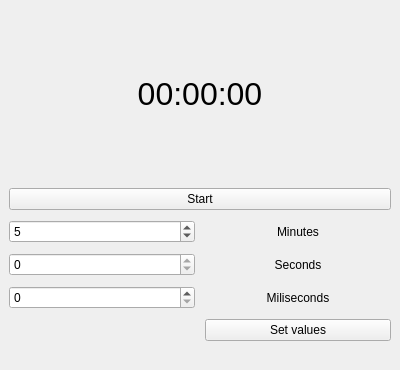
<?xml version="1.0" encoding="UTF-8"?>
<ui version="4.0">
 <class>SimpleTimerQt</class>
 <widget class="QMainWindow" name="SimpleTimerQt">
  <property name="geometry">
   <rect>
    <x>0</x>
    <y>0</y>
    <width>400</width>
    <height>370</height>
   </rect>
  </property>
  <property name="sizePolicy">
   <sizepolicy hsizetype="Fixed" vsizetype="Fixed">
    <horstretch>0</horstretch>
    <verstretch>0</verstretch>
   </sizepolicy>
  </property>
  <property name="minimumSize">
   <size>
    <width>400</width>
    <height>370</height>
   </size>
  </property>
  <property name="maximumSize">
   <size>
    <width>400</width>
    <height>370</height>
   </size>
  </property>
  <property name="baseSize">
   <size>
    <width>400</width>
    <height>370</height>
   </size>
  </property>
  <property name="windowTitle">
   <string>SimpleTimerQt</string>
  </property>
  <property name="animated">
   <bool>false</bool>
  </property>
  <widget class="QWidget" name="centralwidget">
   <property name="sizePolicy">
    <sizepolicy hsizetype="Fixed" vsizetype="Fixed">
     <horstretch>0</horstretch>
     <verstretch>0</verstretch>
    </sizepolicy>
   </property>
   <property name="minimumSize">
    <size>
     <width>400</width>
     <height>350</height>
    </size>
   </property>
   <property name="maximumSize">
    <size>
     <width>400</width>
     <height>350</height>
    </size>
   </property>
   <property name="baseSize">
    <size>
     <width>400</width>
     <height>350</height>
    </size>
   </property>
   <property name="font">
    <font/>
   </property>
   <layout class="QHBoxLayout" name="horizontalLayout">
    <item>
     <layout class="QVBoxLayout" name="verticalLayout" stretch="0,0,0">
      <property name="spacing">
       <number>10</number>
      </property>
      <property name="sizeConstraint">
       <enum>QLayout::SetFixedSize</enum>
      </property>
      <property name="leftMargin">
       <number>0</number>
      </property>
      <property name="topMargin">
       <number>0</number>
      </property>
      <property name="rightMargin">
       <number>0</number>
      </property>
      <property name="bottomMargin">
       <number>0</number>
      </property>
      <item>
       <widget class="QLabel" name="timeLabel">
        <property name="font">
         <font>
          <pointsize>24</pointsize>
         </font>
        </property>
        <property name="text">
         <string>00:00:00</string>
        </property>
        <property name="alignment">
         <set>Qt::AlignCenter</set>
        </property>
       </widget>
      </item>
      <item>
       <widget class="QPushButton" name="pushButton">
        <property name="sizePolicy">
         <sizepolicy hsizetype="Minimum" vsizetype="Fixed">
          <horstretch>0</horstretch>
          <verstretch>0</verstretch>
         </sizepolicy>
        </property>
        <property name="cursor">
         <cursorShape>PointingHandCursor</cursorShape>
        </property>
        <property name="text">
         <string>Start</string>
        </property>
       </widget>
      </item>
      <item>
       <layout class="QGridLayout" name="gridLayout">
        <item row="0" column="1">
         <widget class="QLabel" name="labelSetMinute">
          <property name="text">
           <string>Minutes</string>
          </property>
          <property name="alignment">
           <set>Qt::AlignCenter</set>
          </property>
         </widget>
        </item>
        <item row="1" column="1">
         <widget class="QLabel" name="labelSetSeconds">
          <property name="text">
           <string>Seconds</string>
          </property>
          <property name="alignment">
           <set>Qt::AlignCenter</set>
          </property>
         </widget>
        </item>
        <item row="0" column="0">
         <widget class="QSpinBox" name="spinBoxMinutes">
          <property name="maximum">
           <number>360</number>
          </property>
          <property name="value">
           <number>5</number>
          </property>
         </widget>
        </item>
        <item row="1" column="0">
         <widget class="QSpinBox" name="spinBoxSeconds">
          <property name="maximum">
           <number>0</number>
          </property>
          <property name="value">
           <number>0</number>
          </property>
         </widget>
        </item>
        <item row="2" column="0">
         <widget class="QSpinBox" name="spinBoxMS">
          <property name="value">
           <number>0</number>
          </property>
         </widget>
        </item>
        <item row="2" column="1">
         <widget class="QLabel" name="labelSetMS">
          <property name="text">
           <string>Miliseconds</string>
          </property>
          <property name="alignment">
           <set>Qt::AlignCenter</set>
          </property>
         </widget>
        </item>
        <item row="3" column="1">
         <widget class="QPushButton" name="pushButtonSetValues">
          <property name="text">
           <string>Set values</string>
          </property>
         </widget>
        </item>
       </layout>
      </item>
     </layout>
    </item>
   </layout>
  </widget>
  <widget class="QMenuBar" name="menubar">
   <property name="geometry">
    <rect>
     <x>0</x>
     <y>0</y>
     <width>400</width>
     <height>20</height>
    </rect>
   </property>
  </widget>
 </widget>
 <resources/>
 <connections/>
</ui>
